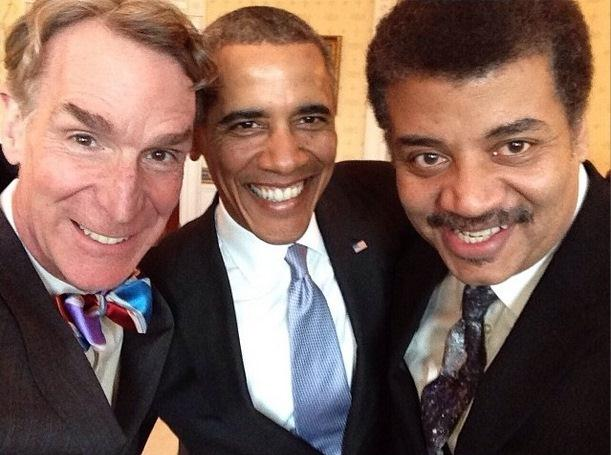
#> input picture Team Members/Patrick Lo/face_detect/scientists.jpg, 611 x 455 px
$ jupyter execute --allow-errors face_recognition_revised.ipynb
#> lines starting #> are read from the running program, lines starting #| are printed output that depends on the picture; after the words box and inside, x2 and y2 are one past the last pixel; in counts of white or black regions, pixels touching at a corner belong together
# Let's Build An AI Face Detector!

In just a couple, simple lines you will be able to build your very own face detector where you can input a image url and the face detector will draw boxes around the faces before displaying the results of **AI face detection.**

### Theory Behind the Model
First the face detector splits the image into multiple small sections. For each section, it first runs a series of general facial tests. The sections that pass these tests move on to the next, more specific, facial tests and the ones that don't pass are disregarded. On the sections that the face detector is unsure about, it runs more and more tests (a total of 6000) until the face detector can be positive that the section is part of a face. It is like a cascade, or waterfall, of tests which is why the face detector we use is called a cascade classifier.

### Dependencies

First we will import the dependencies, or libraries, necessary for this project. The dependencies are OpenCV for the face detector, skimage for reading an image from a url, and pyplot for displaying the image in this notebook.

[cell 1]
#import dependencies
import cv2
from skimage import io
import matplotlib.pyplot as plt

### Getting the Image and Classifier

Here we will get the face detector from the OpenCV library and store it in the faceCascade library. We then put the image address/url of the image. The example url below is an image of a group of four people. If you want, you can also upload a picture of yourself to google colab and put the filepath instead of the url to run facial detection on images from your own computer.

[cell 2]
#get the cascade classifier from the cv2 filepath
faceCascade = cv2.CascadeClassifier(cv2.data.haarcascades + 'haarcascade_frontalface_default.xml')

#url of the image
url = "https://image.shutterstock.com/image-photo/young-successful-team-four-business-260nw-289449125.jpg"

### Preprocessing the Image

We first use the io.imread() function to get the image from the url. However, we need to convert it to grayscale format because we are using the OpenCV classifier. The io image originally comes in RGB color. This is the image we will use to display the boxes around the faces. We also need to convert the image to grayscale as the OpenCV model only works on grayscale faces.

#> (a cell that did not finish here is left out)

## Displaying the Image

We set axis to off to avoid the annoying tickmarks on the x and y axis of a pyplot plot. We then use the pyplot imshow and then show functions to show the image. We also want to view the grayscale version of the image so we do the same thing but set the image color map parameter to gray.

[cell 4]
plt.axis("off")
#> (the rest of this cell did not finish here and is left out)

[cell 5]
plt.axis("off")
#> (the rest of this cell did not finish here and is left out)

### Detect the Faces

We execute the detectMultiScale method to detect the faces.

* The first input is the **grayscale image** we want to use for detection.

* **scaleFactor** is used if the image is too large and we make it smaller by a factor of 1.1 as the face detector can only detect faces in a certain range of sizes.

* **minNeighbors** is one of the most important parameters in the model. Remember, the image is first split into many small sections before classification. If minNeighbors is 5, there must be 5 other parts, or sections, of a face around a certain section if that section can be classified as part of a face (because usually one part of the face is surrounded by other parts). If you make minNeighbors larger, than the model will be much more sure about the faces it detects but it might miss some faces. If you make this smaller, the model will detect more faces but it will also make more mistakes.

* **minSize** is the minimum size a face must be in order for it to be viable for detection.

The method will output the coordinates of all the faces found.

#> (a cell that did not finish here is left out)

### Display the Results

The display will first output the length of the list of faces, or the number of faces, to the user. Then, for each of the face coordinates, cv2 will draw a green rectangle around the faces. Finally cv2_imshow function will display the main image with the rectangles drawn on top.

#> (a cell that did not finish here is left out)

## Try some images of your own.

There are some other images in this folder you can experiment with, or you can use your own image to try and detect faces!

[cell 8]
# Your code here
import cv2
from skimage import io
import matplotlib.pyplot as plt
faceCascade = cv2.CascadeClassifier(cv2.data.haarcascades + 'haarcascade_frontalface_default.xml')
url="scientists.jpg"
picture = io.imread(url)
#> picture is the input picture: shape (455, 611, 3); mean R, G, B 123.6, 95, 85.1
gray = cv2.cvtColor(picture, cv2.COLOR_RGB2GRAY)
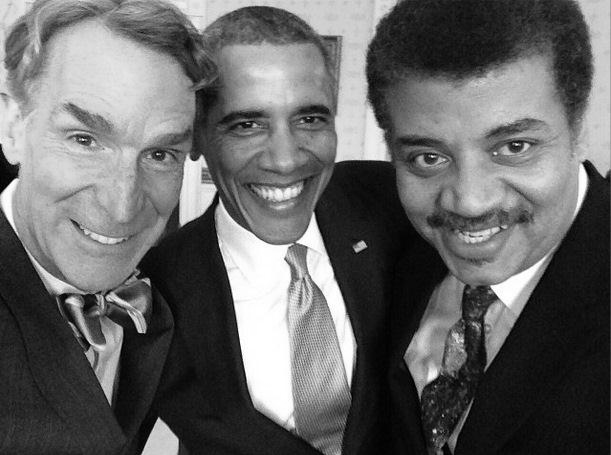
#> gray: shape (455, 611); min 0, max 255, mean 102.4
plt.axis("off")
plt.imshow(picture)
plt.show()
plt.axis("off")
plt.imshow(gray, cmap="gray")
plt.show()
faces = faceCascade.detectMultiScale(
    gray,
    scaleFactor=1.1,
    minNeighbors=5,
    minSize=(30, 30),
    flags = cv2.CASCADE_SCALE_IMAGE
)
#> faces = [[206, 66, 148, 148], [370, 69, 209, 209], [14, 54, 224, 224]]
for (x, y, w, h) in faces:
    cv2.rectangle(picture, (x, y), (x+w, y+h), (0, 255, 0), 2)
#> this loop made 3 passes
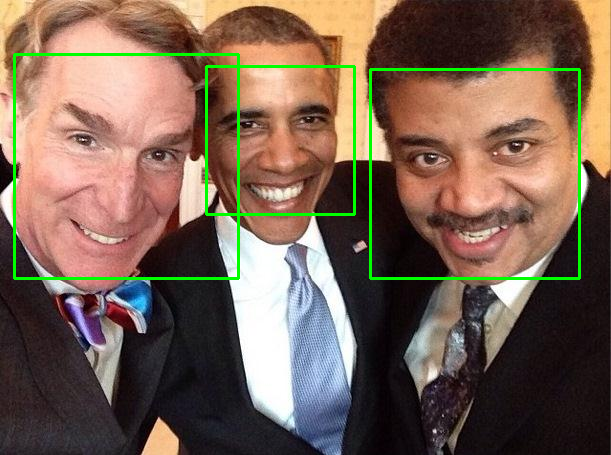
#> picture: shape (455, 611, 3); 2.5% of pixels changed, all inside (x1, y1, x2, y2) = (13, 53, 581, 280)
plt.axis("off")
plt.imshow(picture)
plt.show()
print(f"Found {len(faces)} faces!")
#| Found 3 faces!
# try out other classifiers ()
import cv2
from skimage import io
import matplotlib.pyplot as plt
faceCascade = cv2.CascadeClassifier(cv2.data.haarcascades+'haarcascade_fullbody.xml')
url="https://media.istockphoto.com/photos/group-of-multiethnic-colourful-people-facing-backwards-picture-id488870987?k=20&m=488870987&s=612x612&w=0&h=jLCs_SrS7Qv9bhekkhlGKjt3F5kk95HRISz48j9xhWo="
#> (the rest of this cell did not finish here and is left out)

$ run again, with Team Members/Patrick Lo/face_detect/lebron-james.jpg copied over Team Members/Patrick Lo/face_detect/scientists.jpg
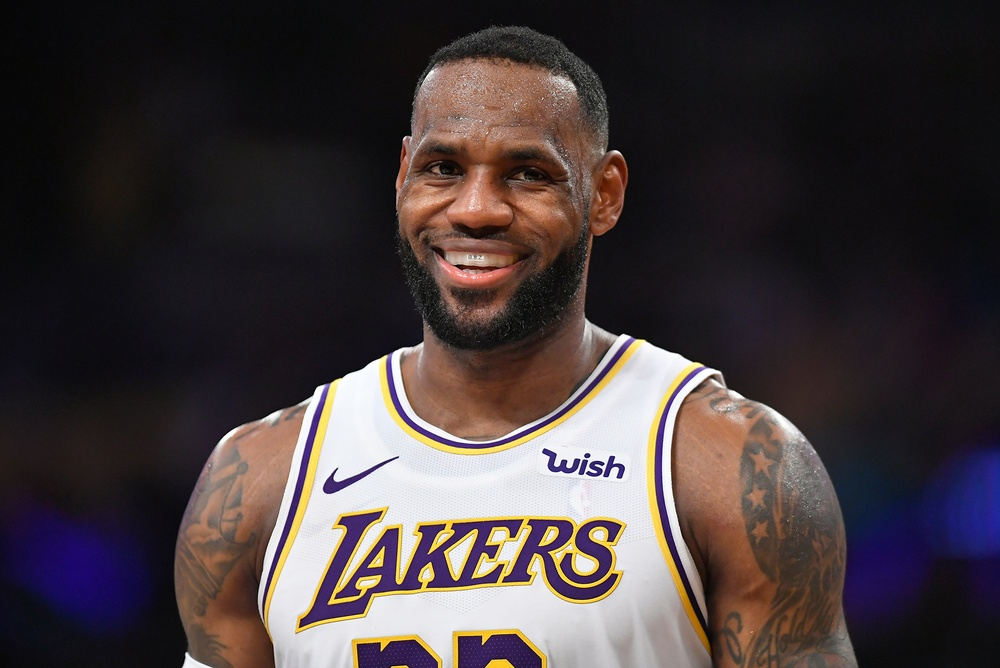
#> input picture Team Members/Patrick Lo/face_detect/lebron-james.jpg, 1000 x 668 px, shrunk from 2000 x 1335 before the run
#> picture is the input picture: shape (668, 1000, 3); mean R, G, B 68.8, 59.1, 60.2
#> `gray = cv2.cvtColor(picture, cv2.COLOR_RGB2GRAY)`:
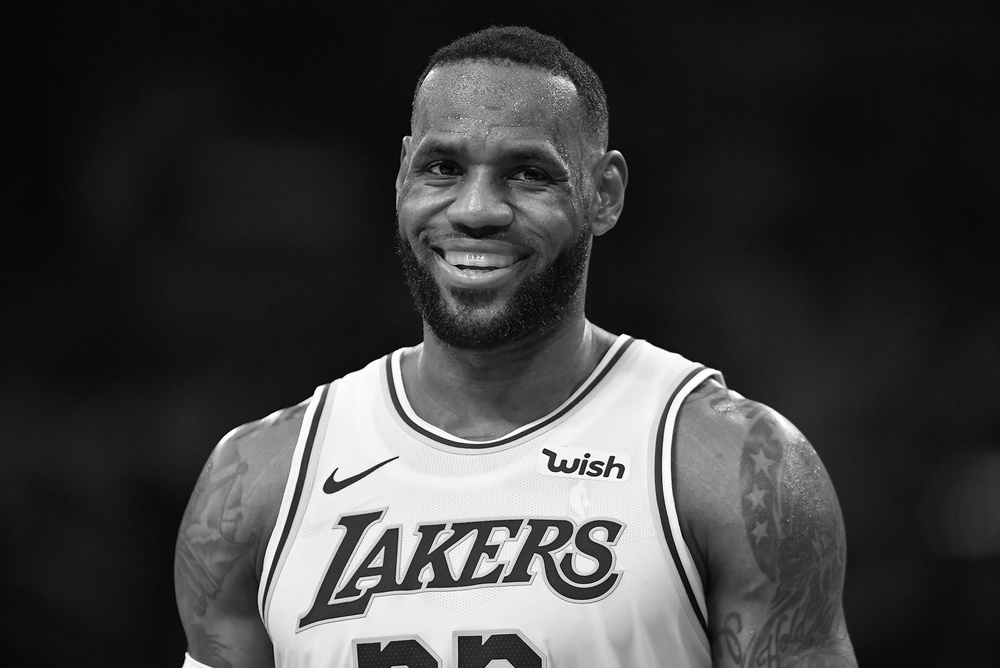
#> gray: shape (668, 1000); min 0, max 255, mean 62.1
#> faces = [[363, 77, 237, 237]]
#> the loop `for (x, y, w, h) in faces:` made 1 pass
#> after the loop `for (x, y, w, h) in faces:`:
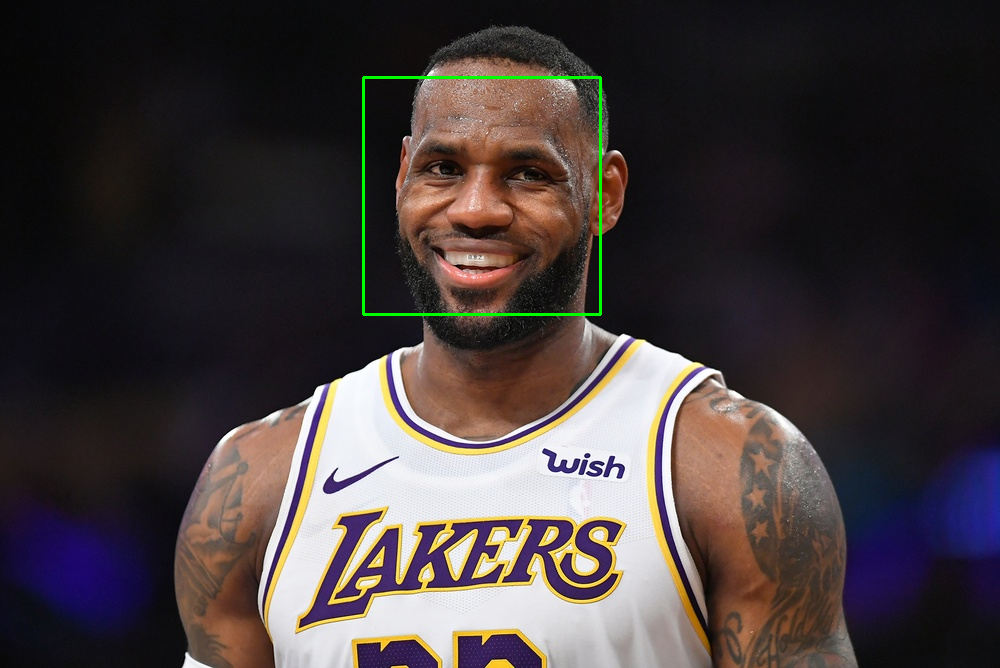
#> picture: shape (668, 1000, 3); 0.43% of pixels changed, all inside (x1, y1, x2, y2) = (362, 76, 602, 316)
#| Found 1 faces!

$ run again, with Team Members/Patrick Lo/face_detect/rihanna.jpg copied over Team Members/Patrick Lo/face_detect/scientists.jpg
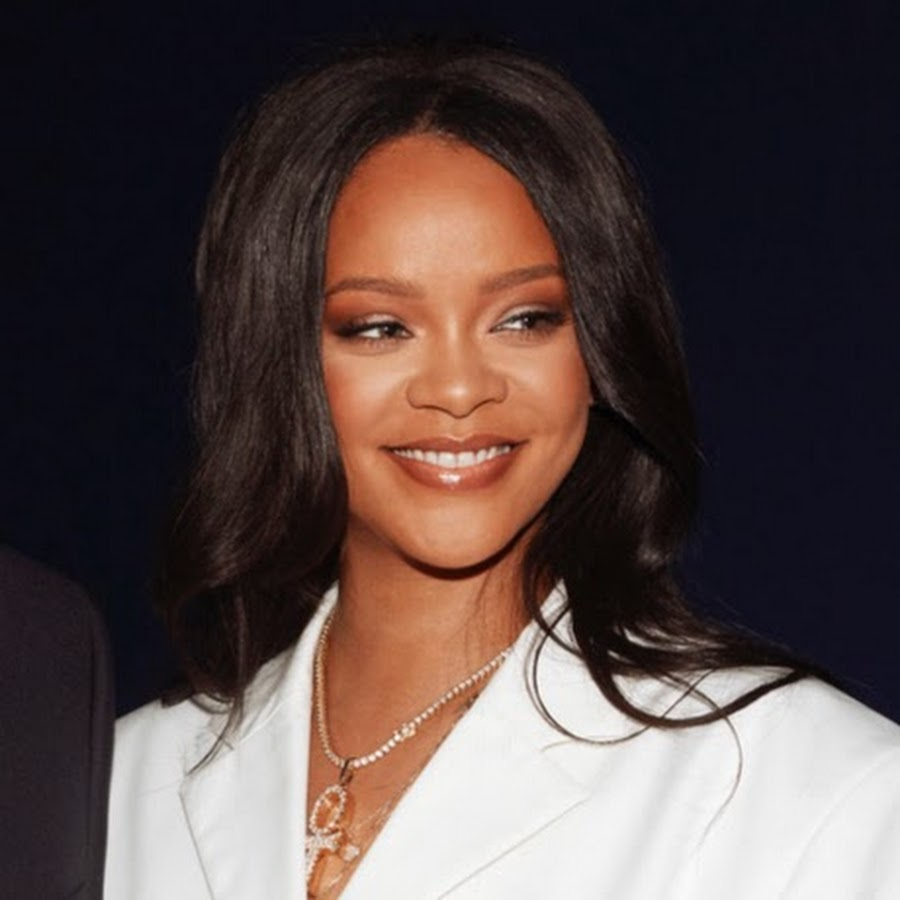
#> input picture Team Members/Patrick Lo/face_detect/rihanna.jpg, 900 x 900 px
#> picture is the input picture: shape (900, 900, 3); mean R, G, B 87.9, 73, 70.9
#> `gray = cv2.cvtColor(picture, cv2.COLOR_RGB2GRAY)`:
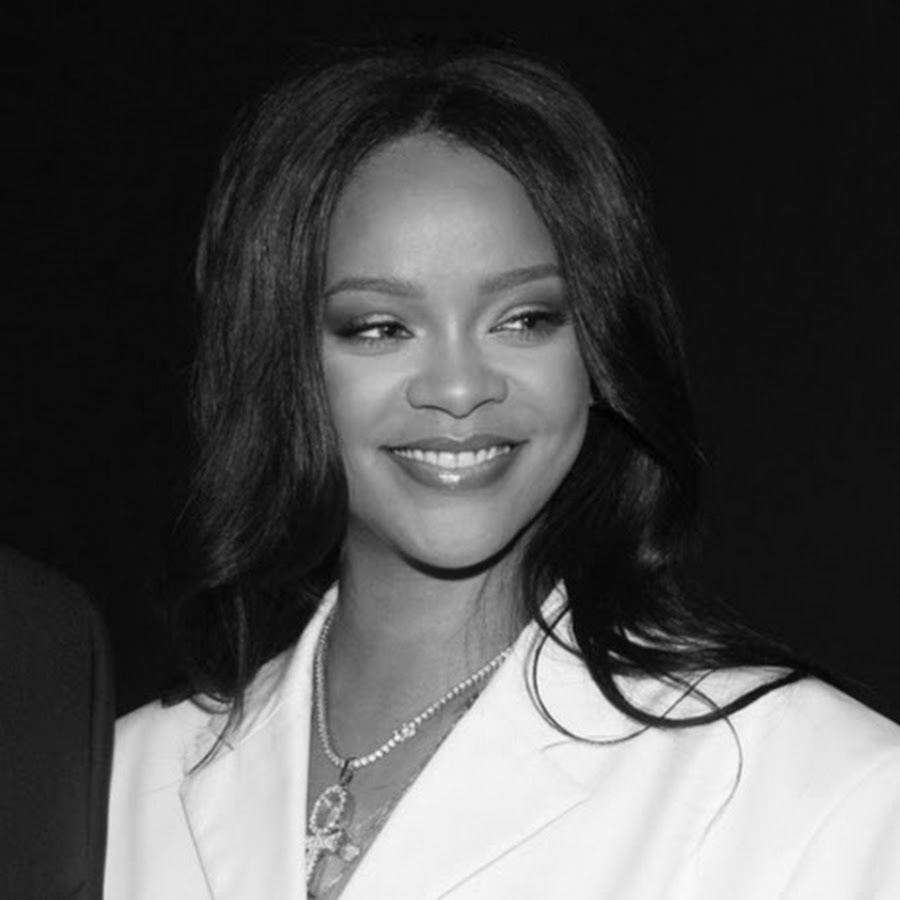
#> gray: shape (900, 900); min 0, max 252, mean 77.2
#> faces = [[285, 192, 335, 335]]
#> the loop `for (x, y, w, h) in faces:` made 1 pass
#> after the loop `for (x, y, w, h) in faces:`:
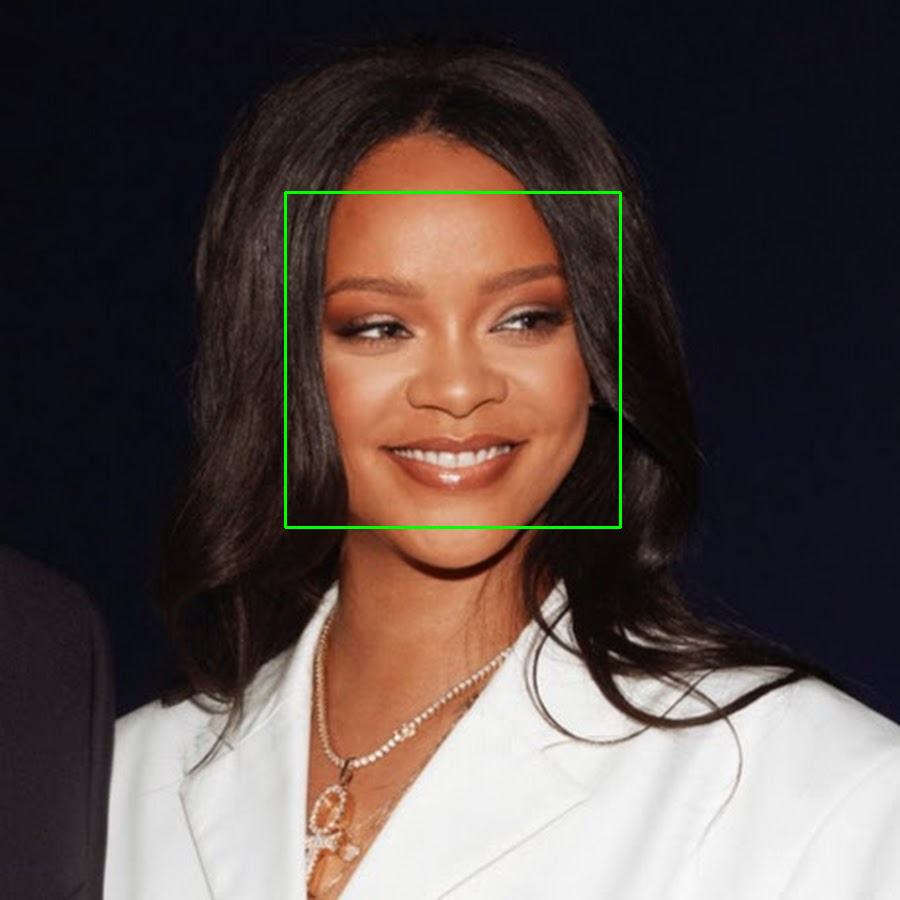
#> picture: shape (900, 900, 3); 0.5% of pixels changed, all inside (x1, y1, x2, y2) = (284, 191, 622, 529)
#| Found 1 faces!

$ run again, with Team Members/Patrick Lo/face_detect/selfie.jpg copied over Team Members/Patrick Lo/face_detect/scientists.jpg
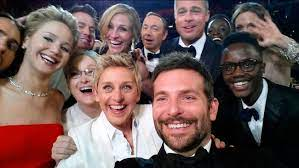
#> input picture Team Members/Patrick Lo/face_detect/selfie.jpg, 299 x 168 px
#> picture is the input picture: shape (168, 299, 3); mean R, G, B 110.5, 88, 86.5
#> `gray = cv2.cvtColor(picture, cv2.COLOR_RGB2GRAY)`:
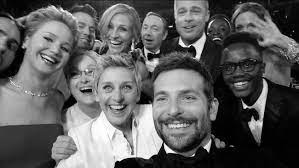
#> gray: shape (168, 299); min 0, max 255, mean 94.6
#> faces = [[90, 66, 56, 56], [140, 69, 74, 74]]
#> the loop `for (x, y, w, h) in faces:` made 2 passes
#> after the loop `for (x, y, w, h) in faces:`:
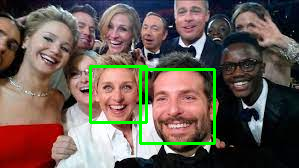
#> picture: shape (168, 299, 3); 3.05% of pixels changed, all inside (x1, y1, x2, y2) = (89, 65, 216, 145)
#| Found 2 faces!
